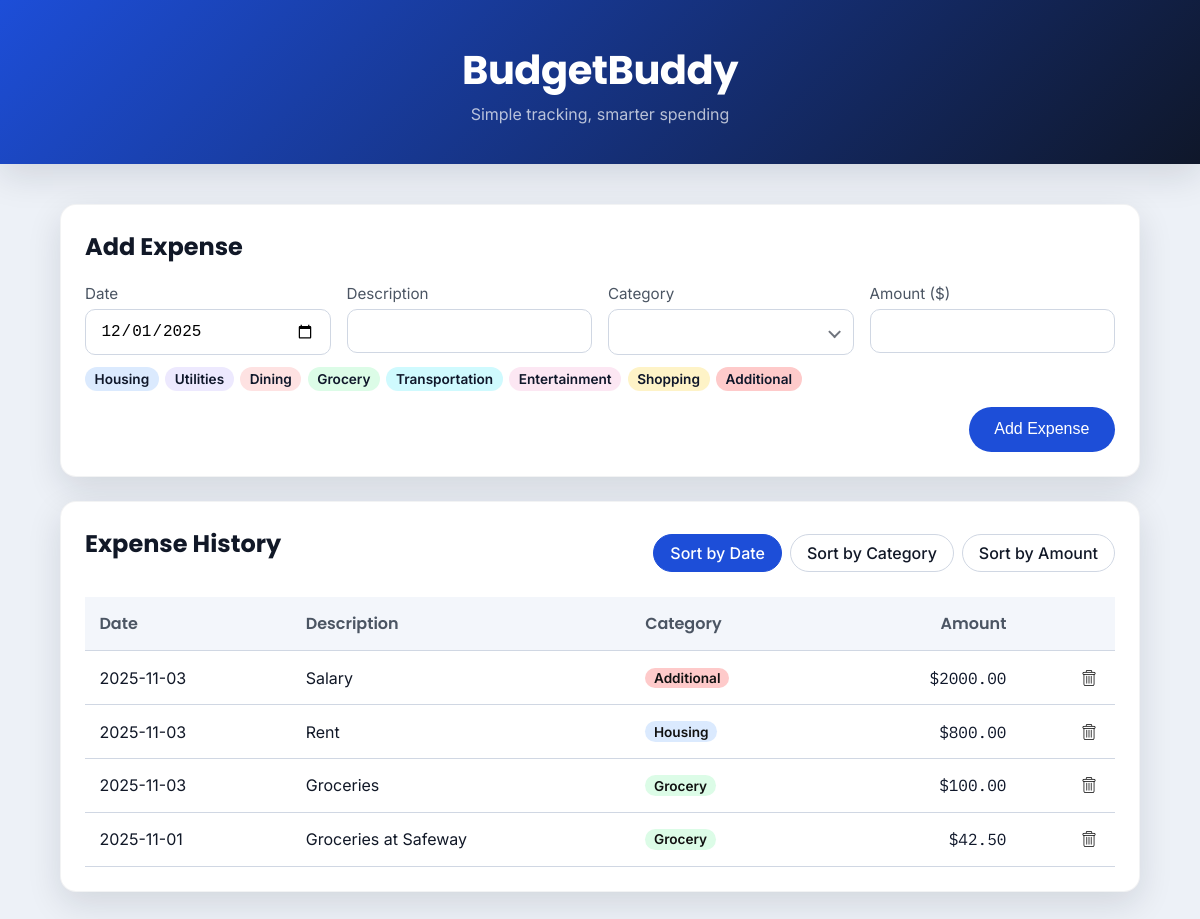
/dashboard, run on the app's committed database.
### tables this page shows
CREATE TABLE expenses (
                id INTEGER PRIMARY KEY AUTOINCREMENT,
                date TEXT NOT NULL,
                description TEXT NOT NULL,
                amount REAL NOT NULL,
                category TEXT NOT NULL
            );

### budgetbuddy/routes/expenses.py (the view, shortened to what this page needs)
    @bp.route("/", methods=["GET", "POST"])
    @bp.route("/dashboard", methods=["GET", "POST"])
    def dashboard():
        form = ExpenseForm(request.form if request.method == "POST" else None)
        sort_by = request.args.get("sort", "date")
        expenses = service.list_expenses(sort_by)
        return render_template(
            "base.html",
            form=form,
            expenses=expenses,
            today=date.today().isoformat(),
            active_sort=sort_by,
            categories=CATEGORY_CHOICES,
            category_color_map={choice["value"]: choice["color"] for choice in CATEGORY_CHOICES},
        )

### budgetbuddy/db.py (called while the page is built)
def get_db_connection():
    conn = sqlite3.connect(DATABASE)
    conn.row_factory = sqlite3.Row
    return conn

@contextmanager
def db_connection():
    conn = get_db_connection()
    try:
        yield conn
        conn.commit()
    except Exception:
        conn.rollback()
        raise
    finally:
        conn.close()

### budgetbuddy/forms/expense_form.py (called while the page is built)
    @property
    def submitted(self) -> bool:
        return bool(self._raw)

    def value(self, field: str, fallback: str = "") -> str:
        if self.submitted:
            return self._raw.get(field, fallback)
        if field == "date":
            return date.today().isoformat()
        return fallback

### budgetbuddy/models/expense.py (called while the page is built)
    def __post_init__(self) -> None:
        self.description = self.description.strip()
        self.category = self.category.strip()
        if not self.description:
            raise ValueError("Description cannot be empty.")
        if not self.category:
            raise ValueError("Category cannot be empty.")
        if self.amount <= 0:
            raise ValueError("Amount must be greater than zero.")

    def as_dict(self) -> dict[str, str | float | int | None]:
        return {
            "id": self.id,
            "date": self.date.isoformat(),
            "description": self.description,
            "category": self.category,
            "amount": round(self.amount, 2),
        }

### budgetbuddy/repositories/expense_repository.py (called while the page is built)
    def list(self, sort_by: str = "date", descending: bool = False) -> list[Expense]:
        column = self._SORT_COLUMN_MAP.get(sort_by, self._SORT_COLUMN_MAP["date"])
        direction = "DESC" if descending else "ASC"
        query = f"""
            SELECT id, date, description, amount, category
            FROM expenses
            ORDER BY {column} {direction}, id ASC
        """
        with db_connection() as conn:
            rows = conn.execute(query).fetchall()
        return [self._row_to_expense(row) for row in rows]

    @staticmethod
    def _row_to_expense(row) -> Expense:
        return Expense(
            id=row["id"],
            date=date.fromisoformat(row["date"]),
            description=row["description"],
            category=row["category"],
            amount=row["amount"],
        )

### budgetbuddy/services/expense_service.py (called while the page is built)
    def list_expenses(self, sort_by: str = "date") -> List[dict]:
        descending = sort_by == "date"
        expenses = self.repository.list(sort_by, descending)
        return [self._to_dict(expense) for expense in expenses]

    @staticmethod
    def _to_dict(expense: Expense) -> dict:
        return expense.as_dict()

### templates/base.html (shortened to what this page needs)
<!DOCTYPE html>
<html lang="en">
<head>
    <link rel="stylesheet" href="{{ url_for('static', filename='style.css') }}">
</head>
<body>
    <header class="page-header">
        <div class="container">
            <h1>BudgetBuddy</h1>
            <p class="tagline">Simple tracking, smarter spending</p>
        </div>
    </header>
    <main class="container">
        <section class="card form-card">
            <h2>Add Expense</h2>
            <form id="expense-form" method="post" action="{{ url_for('dashboard.dashboard', sort=active_sort) }}">
                <div class="form-grid">
                    <label>
                        <span>Date</span>
                        <input
                            type="date"
                            id="expense-date"
                            name="date"
                            value="{{ form.value('date', today) }}"
                            class="{% if form.errors.get('date') %}invalid{% endif %}"
                            required
                        >
                    </label>
                    <label>
                        <span>Description</span>
                        <input
                            type="text"
                            name="description"
                            value="{{ form.value('description') }}"
                            class="{% if form.errors.get('description') %}invalid{% endif %}"
                            required
                        >
                    </label>
                    <label>
                        <span>Category</span>
                        <div class="select-wrapper {% if form.errors.get('category') %}invalid{% endif %}">
                            <select
                                id="category-select"
                                name="category"
                                class="category-select"
                                data-colors='{{ category_color_map | tojson | safe }}'
                                required
                            >
                                <option value="" disabled {% if not form.value('category') %}selected{% endif %}></option>
                                {% for category in categories %}
                                    <option
                                        value="{{ category.value }}"
                                        data-color="{{ category.color }}"
                                    >
                                    </option>
                                {% endfor %}
                            </select>
                        </div>
                    </label>
                    <label>
                        <span>Amount ($)</span>
                        <input
                            type="number"
                            name="amount"
                            min="0"
                            step="0.01"
                            value="{{ form.value('amount') }}"
                            class="{% if form.errors.get('amount') %}invalid{% endif %}"
                            required
                        >
                    </label>
                </div>
                <div class="category-chips collapse" id="category-chips">
                    {% for category in categories %}
                        <span class="category-chip category-chip--{{ category.value }}">
                            {{ category.label }}
                        </span>
                    {% endfor %}
                </div>
                <div class="form-actions">
                    <button type="submit" class="primary-btn">Add Expense</button>
                </div>
            </form>
        </section>
        <section class="card table-card">
            <header class="table-header">
                <h2>Expense History</h2>
                <div class="filters">
                    <a href="{{ url_for('dashboard.dashboard', sort='date') }}" class="filter-btn {% if active_sort == 'date' %}active{% endif %}">Sort by Date</a>
                    <a href="{{ url_for('dashboard.dashboard', sort='category') }}" class="filter-btn {% if active_sort == 'category' %}active{% endif %}">Sort by Category</a>
                    <a href="{{ url_for('dashboard.dashboard', sort='amount') }}" class="filter-btn {% if active_sort == 'amount' %}active{% endif %}">Sort by Amount</a>
                </div>
            </header>
            <table class="expense-table">
                <thead>
                    <tr>
                        <th>Date</th>
                        <th>Description</th>
                        <th>Category</th>
                        <th class="amount">Amount</th>
                        <th></th>
                    </tr>
                </thead>
                <tbody id="expense-table-body">
                    {% if expenses %}
                        {% for expense in expenses %}
                            <tr>
                                <td>{{ expense.date }}</td>
                                <td>{{ expense.description }}</td>
                                <td>
                                    <span class="category-pill category-pill--{{ expense.category }}">
                                        {{ expense.category|title }}
                                    </span>
                                </td>
                                <td class="amount">${{ "%.2f"|format(expense.amount) }}</td>
                                <td class="actions">
                                    <form method="post" action="{{ url_for('dashboard.dashboard', sort=active_sort) }}">
                                        <button type="submit" class="icon-button" aria-label="Delete expense">
                                            <img src="{{ url_for('static', filename='img/delete.png') }}" alt="">
                                        </button>
                                    </form>
                                </td>
                            </tr>
                        {% endfor %}
                    {% else %}
                        <tr>
                            <td colspan="5" class="empty-state">No expenses yet.</td>
                        </tr>
                    {% endif %}
                </tbody>
            </table>
        </section>
    </main>
</body>
</html>

### data on the page
expenses: date "2025-11-03", description "Salary", category "Additional", amount "2000.00"
expenses: date "2025-11-03", description "Rent", category "Housing", amount "800.00"
expenses: date "2025-11-03", description "Groceries", category "Grocery", amount "100.00"
expenses: date "2025-11-01", description "Groceries at Safeway", category "Grocery", amount "42.50"

### other printed values
{{ category.label }} "Housing" "Utilities" "Dining" "Grocery" "Transportation" "Entertainment" "Shopping" "Additional"
